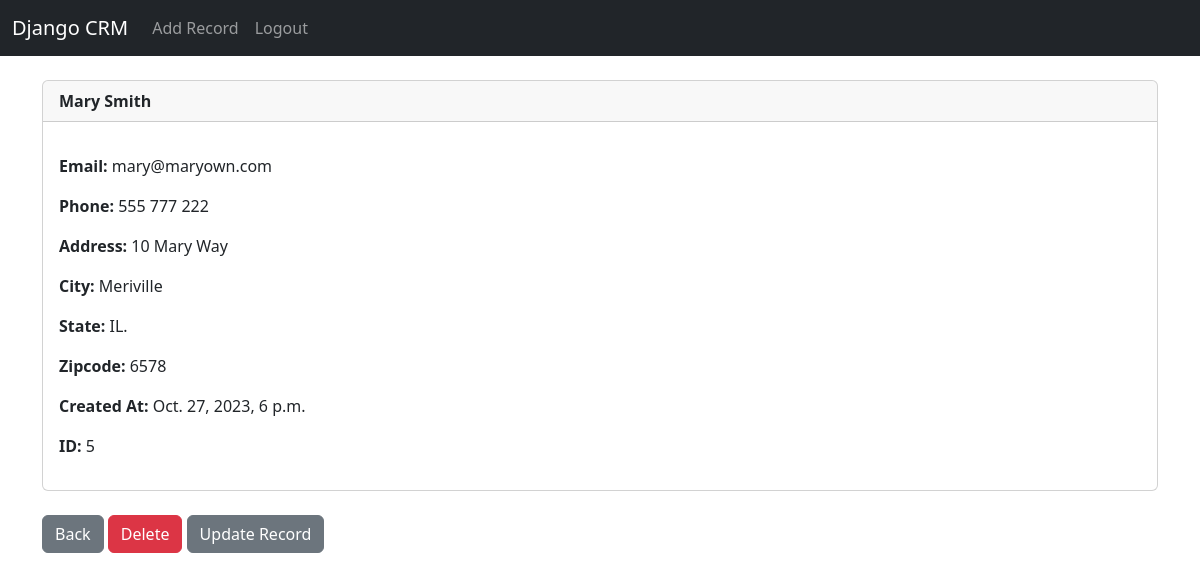
The app's page /record/5 (signed in) with its own data.
### website/models.py (models this page shows, shortened)
class Record(models.Model):
    created_at = models.DateTimeField(auto_now_add=True)
    first_name = models.CharField(max_length=50)
    last_name = models.CharField(max_length=50)
    email = models.CharField(max_length=100)
    phone = models.CharField(max_length=15)
    address = models.CharField(max_length=100)
    city = models.CharField(max_length=50)
    state = models.CharField(max_length=50)
    zipcode = models.CharField(max_length=50)

### website/views.py (the view)
# urls.py: path('record/<int:pk>', views.customer_record, name='record'),
def customer_record(request, pk):
    if request.user.is_authenticated:
        customer_record = Record.objects.get(id=pk)
        return render(request, 'website/record.html', {'customer_record': customer_record })
    else:
        messages.success(request, "Sorry, You Must be logged in to view that page...!")
        return redirect('home')

### website/templates/website/record.html
{% extends 'website/base.html' %}
{% block content %}
<div class="card">
    <div class="card-header"><strong>
        {{ customer_record.first_name }}
        {{ customer_record.last_name }}</strong>
    </div>
    <div class="card-body">
        <p class="card-text">
            <p class="card-text">
            <strong>Email: </strong>{{ customer_record.email }}
            </p>
            <p class="card-text">
            <strong>Phone: </strong>{{ customer_record.phone }}
            </p>
            <p class="card-text">
            <strong>Address: </strong>{{ customer_record.address }}
            </p>
            <p class="card-text">
            <strong>City: </strong>{{ customer_record.city }}
            </p>
            <p class="card-text">
            <strong>State: </strong>{{ customer_record.state }}
            </p>
            <p class="card-text">
            <strong>Zipcode: </strong>{{ customer_record.zipcode }}
            </p>
            <p class="card-text">
            <strong>Created At: </strong>{{ customer_record.created_at }}
            </p>
            <p class="card-text">
            <strong>ID: </strong>{{ customer_record.id }}
            </p>
        </p>
    </div>
</div>
<br/>
<a href="{% url 'home' %}" class="btn btn-secondary">Back</a>
<a href="{% url 'delete_record' customer_record.id %}" class="btn btn-danger">Delete</a>
<a href="{% url 'update_record' customer_record.id %}" class="btn btn-secondary">Update Record</a>
{% endblock %}

### records on screen
Record: first_name "Mary", last_name "Smith", email "mary@maryown.com", phone "555 777 222", address "10 Mary Way", city "Meriville", state "IL.", zipcode "6578", created_at "Oct. 27, 2023, 6 p.m.", id "5"
